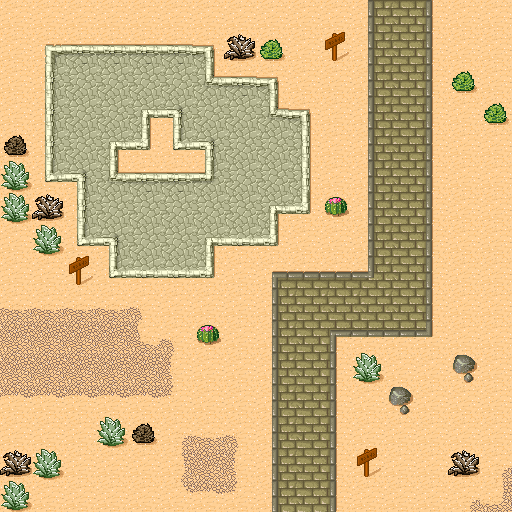

This is a level from a 2D game, rendered from its Tiled map with the project's own tilesets. A one-line summary and the map file follow, with tile-layer data summarised:
An orthogonal 16x16 tile map with 32x32 px tiles, 1 tile layer (ground layer) and 3 objects (3x sign).

<map version="1.0" orientation="orthogonal" renderorder="right-down" width="16" height="16" tilewidth="32" tileheight="32" nextobjectid="5">
 <tileset firstgid="1" name="tmw_desert_spacing" tilewidth="32" tileheight="32" spacing="1" margin="1" tilecount="48" columns="8">
  <image source="tmw_desert_spacing.png" width="265" height="199" />
 </tileset>
 <layer name="ground layer" width="16" height="16">
  <properties>
   <property name="Layer Property" value="Testing 1, 2, 3!" />
  </properties>
  <data>[256 cells, 256 non-empty, 41 distinct tile ids]</data>
 </layer>
 <objectgroup name="object group">
  <object id="1" type="sign" x="320" y="32" width="32" height="32">
   <properties>
    <property name="message" value="North" />
   </properties>
  </object>
  <object id="3" type="sign" x="64" y="256" width="32" height="32">
   <properties>
    <property name="message" value="West" />
   </properties>
  </object>
  <object id="4" type="sign" x="352" y="448" width="32" height="32">
   <properties>
    <property name="message" value="South" />
   </properties>
  </object>
 </objectgroup>
</map>
